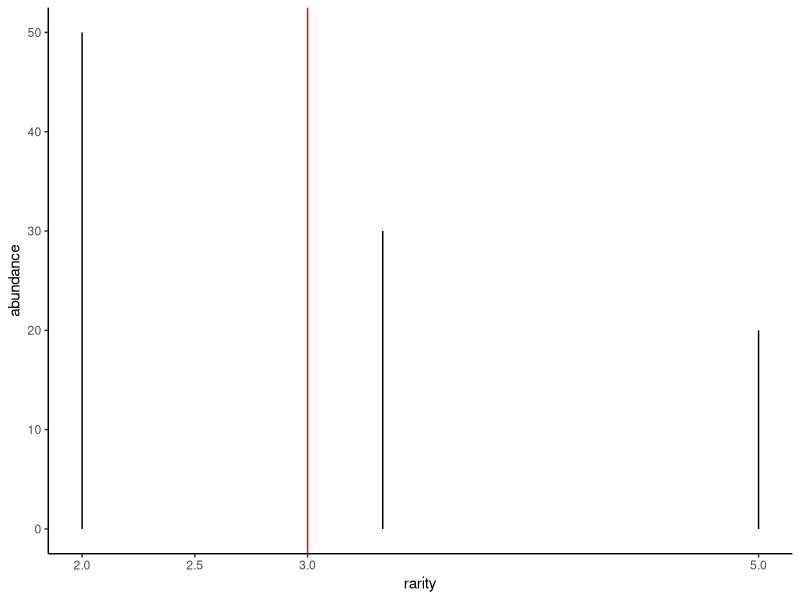
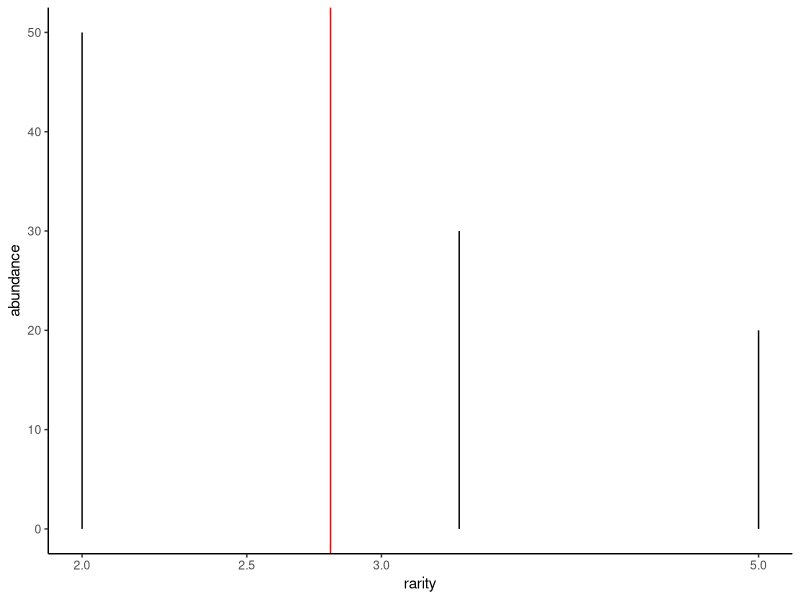
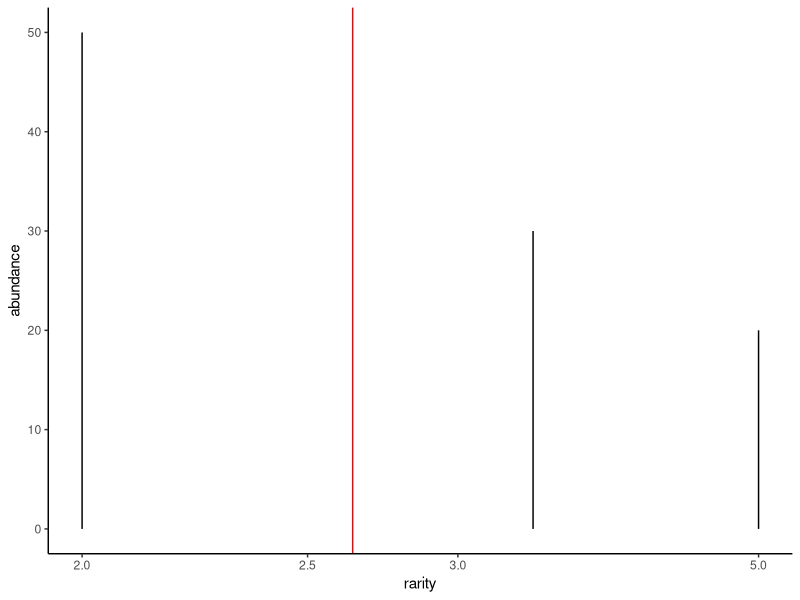

Here is the R script that generated these plots, in order:
library(tidyverse)
theme_set(theme_classic())

require(scales) # trans_new() is in the scales library
#need the reverse bit for the scaling of the axes to get them in the right orientation
pfun=function(x, pow, rever=F){
	if (pow==0) return(log(x))
    if (rever==T){
    if (pow<0) return(-x^pow)
        return(x^pow)}
	return(x^pow)
}

ipfun=function(x, pow, rever=F){
	if (pow==0) return(exp(x))
    if(rever==T){if (pow<0) return(-x^(1/pow))
        return(x^(1/pow))}
	return(x^(1/pow))
}

## This is weird craftiness to make functions above work with coord_trans
power_trans = function(pow) trans_new(name="power"
    , transform=function(x) pfun(x, pow, rever=T)
	, inverse=function(x) ipfun(x, pow, rever=T)
	#, breaks = function(x)extended_breaks(n = 30)(x)
)


rarity_plot <- function(abundance, p){
	rf <- tibble(names = as.factor(1:length(abundance))
		, abundance
		, rarity = sum(abundance)/abundance
	)
	div <- summarise(rf, div=ipfun(
		sum(abundance*pfun(rarity, p))/sum(abundance)
		, p
	)) %>% pull(div)
	rp <- (ggplot(rf, aes(x=rarity, y=abundance))
		+ geom_segment(aes(x=rarity, xend=rarity, y=abundance, yend=0))
		+ scale_x_continuous(trans=power_trans(pow=p), breaks=c(1.5,2,2.5,3,5,8))
		#+ scale_size_identity()
		+ geom_vline(xintercept=div, color="red")
	)
	return(rp)
}

ab <- c(20,30,50)

rarity_plot(ab, 1)
rarity_plot(ab, 0)
rarity_plot(ab, -1)



